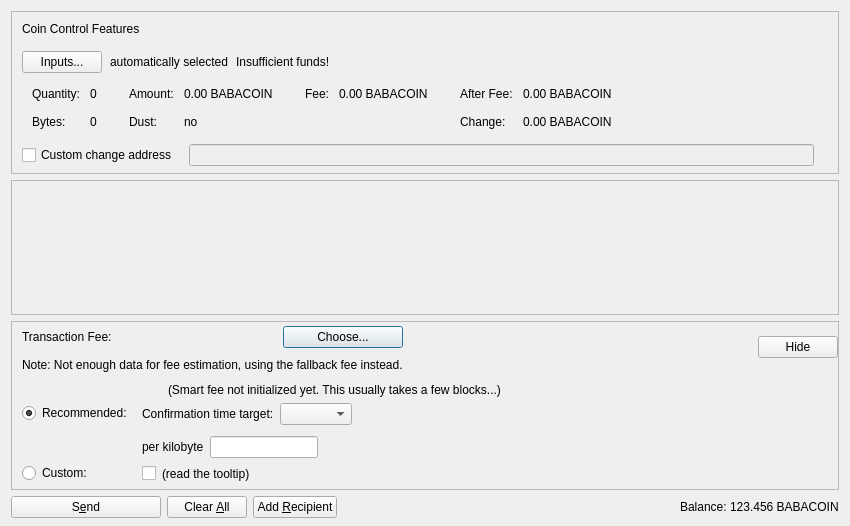
<?xml version="1.0" encoding="UTF-8"?>
<ui version="4.0">
 <class>SendCoinsDialog</class>
 <widget class="QDialog" name="SendCoinsDialog">
  <property name="geometry">
   <rect>
    <x>0</x>
    <y>0</y>
    <width>850</width>
    <height>526</height>
   </rect>
  </property>
  <property name="windowTitle">
   <string>Send Coins</string>
  </property>
  <layout class="QVBoxLayout" name="verticalLayout" stretch="0,1,0,0">
   <property name="bottomMargin">
    <number>8</number>
   </property>
   <item>
    <widget class="QFrame" name="frameCoinControl">
     <property name="sizePolicy">
      <sizepolicy hsizetype="Expanding" vsizetype="Expanding">
       <horstretch>0</horstretch>
       <verstretch>0</verstretch>
      </sizepolicy>
     </property>
     <property name="maximumSize">
      <size>
       <width>16777215</width>
       <height>16777215</height>
      </size>
     </property>
     <property name="frameShape">
      <enum>QFrame::StyledPanel</enum>
     </property>
     <property name="frameShadow">
      <enum>QFrame::Sunken</enum>
     </property>
     <layout class="QVBoxLayout" name="verticalLayoutCoinControl2">
      <property name="spacing">
       <number>0</number>
      </property>
      <property name="leftMargin">
       <number>0</number>
      </property>
      <property name="topMargin">
       <number>0</number>
      </property>
      <property name="rightMargin">
       <number>0</number>
      </property>
      <property name="bottomMargin">
       <number>6</number>
      </property>
      <item>
       <layout class="QVBoxLayout" name="verticalLayoutCoinControl" stretch="0,0,0,0,1">
        <property name="spacing">
         <number>0</number>
        </property>
        <property name="leftMargin">
         <number>10</number>
        </property>
        <property name="topMargin">
         <number>10</number>
        </property>
        <item>
         <layout class="QHBoxLayout" name="horizontalLayoutCoinControl1">
          <property name="bottomMargin">
           <number>15</number>
          </property>
          <item>
           <widget class="QLabel" name="labelCoinControlFeatures">
            <property name="sizePolicy">
             <sizepolicy hsizetype="Preferred" vsizetype="Maximum">
              <horstretch>0</horstretch>
              <verstretch>0</verstretch>
             </sizepolicy>
            </property>
            <property name="text">
             <string>Coin Control Features</string>
            </property>
           </widget>
          </item>
         </layout>
        </item>
        <item>
         <layout class="QHBoxLayout" name="horizontalLayoutCoinControl2" stretch="0,0,0,0">
          <property name="spacing">
           <number>8</number>
          </property>
          <property name="bottomMargin">
           <number>10</number>
          </property>
          <item>
           <widget class="QPushButton" name="pushButtonCoinControl">
            <property name="styleSheet">
             <string notr="true"/>
            </property>
            <property name="text">
             <string>Inputs...</string>
            </property>
            <property name="autoDefault">
             <bool>false</bool>
            </property>
           </widget>
          </item>
          <item>
           <widget class="QLabel" name="labelCoinControlAutomaticallySelected">
            <property name="text">
             <string>automatically selected</string>
            </property>
            <property name="margin">
             <number>5</number>
            </property>
           </widget>
          </item>
          <item>
           <widget class="QLabel" name="labelCoinControlInsuffFunds">
            <property name="text">
             <string>Insufficient funds!</string>
            </property>
            <property name="margin">
             <number>5</number>
            </property>
           </widget>
          </item>
          <item>
           <spacer name="horizontalSpacerCoinControl">
            <property name="orientation">
             <enum>Qt::Horizontal</enum>
            </property>
            <property name="sizeHint" stdset="0">
             <size>
              <width>40</width>
              <height>1</height>
             </size>
            </property>
           </spacer>
          </item>
         </layout>
        </item>
        <item>
         <widget class="QWidget" name="widgetCoinControl" native="true">
          <property name="sizePolicy">
           <sizepolicy hsizetype="Preferred" vsizetype="Preferred">
            <horstretch>0</horstretch>
            <verstretch>0</verstretch>
           </sizepolicy>
          </property>
          <property name="minimumSize">
           <size>
            <width>0</width>
            <height>0</height>
           </size>
          </property>
          <property name="styleSheet">
           <string notr="true"/>
          </property>
          <layout class="QHBoxLayout" name="horizontalLayoutCoinControl5">
           <property name="leftMargin">
            <number>0</number>
           </property>
           <property name="topMargin">
            <number>0</number>
           </property>
           <property name="rightMargin">
            <number>0</number>
           </property>
           <property name="bottomMargin">
            <number>0</number>
           </property>
           <item>
            <layout class="QHBoxLayout" name="horizontalLayoutCoinControl3" stretch="0,0,0,1">
             <property name="spacing">
              <number>20</number>
             </property>
             <property name="topMargin">
              <number>0</number>
             </property>
             <property name="bottomMargin">
              <number>10</number>
             </property>
             <item>
              <layout class="QFormLayout" name="formLayoutCoinControl1">
               <property name="horizontalSpacing">
                <number>10</number>
               </property>
               <property name="verticalSpacing">
                <number>14</number>
               </property>
               <property name="leftMargin">
                <number>10</number>
               </property>
               <property name="topMargin">
                <number>4</number>
               </property>
               <property name="rightMargin">
                <number>6</number>
               </property>
               <item row="0" column="0">
                <widget class="QLabel" name="labelCoinControlQuantityText">
                 <property name="text">
                  <string>Quantity:</string>
                 </property>
                 <property name="margin">
                  <number>0</number>
                 </property>
                </widget>
               </item>
               <item row="0" column="1">
                <widget class="QLabel" name="labelCoinControlQuantity">
                 <property name="cursor">
                  <cursorShape>IBeamCursor</cursorShape>
                 </property>
                 <property name="contextMenuPolicy">
                  <enum>Qt::ActionsContextMenu</enum>
                 </property>
                 <property name="text">
                  <string notr="true">0</string>
                 </property>
                 <property name="margin">
                  <number>0</number>
                 </property>
                 <property name="textInteractionFlags">
                  <set>Qt::LinksAccessibleByMouse|Qt::TextSelectableByKeyboard|Qt::TextSelectableByMouse</set>
                 </property>
                </widget>
               </item>
               <item row="1" column="0">
                <widget class="QLabel" name="labelCoinControlBytesText">
                 <property name="text">
                  <string>Bytes:</string>
                 </property>
                </widget>
               </item>
               <item row="1" column="1">
                <widget class="QLabel" name="labelCoinControlBytes">
                 <property name="cursor">
                  <cursorShape>IBeamCursor</cursorShape>
                 </property>
                 <property name="contextMenuPolicy">
                  <enum>Qt::ActionsContextMenu</enum>
                 </property>
                 <property name="text">
                  <string notr="true">0</string>
                 </property>
                 <property name="textInteractionFlags">
                  <set>Qt::LinksAccessibleByMouse|Qt::TextSelectableByKeyboard|Qt::TextSelectableByMouse</set>
                 </property>
                </widget>
               </item>
              </layout>
             </item>
             <item>
              <layout class="QFormLayout" name="formLayoutCoinControl2">
               <property name="horizontalSpacing">
                <number>10</number>
               </property>
               <property name="verticalSpacing">
                <number>14</number>
               </property>
               <property name="leftMargin">
                <number>6</number>
               </property>
               <property name="topMargin">
                <number>4</number>
               </property>
               <property name="rightMargin">
                <number>6</number>
               </property>
               <item row="0" column="0">
                <widget class="QLabel" name="labelCoinControlAmountText">
                 <property name="text">
                  <string>Amount:</string>
                 </property>
                 <property name="margin">
                  <number>0</number>
                 </property>
                </widget>
               </item>
               <item row="0" column="1">
                <widget class="QLabel" name="labelCoinControlAmount">
                 <property name="cursor">
                  <cursorShape>IBeamCursor</cursorShape>
                 </property>
                 <property name="contextMenuPolicy">
                  <enum>Qt::ActionsContextMenu</enum>
                 </property>
                 <property name="text">
                  <string notr="true">0.00 BABACOIN</string>
                 </property>
                 <property name="textInteractionFlags">
                  <set>Qt::LinksAccessibleByMouse|Qt::TextSelectableByKeyboard|Qt::TextSelectableByMouse</set>
                 </property>
                </widget>
               </item>
               <item row="1" column="0">
                <widget class="QLabel" name="labelCoinControlLowOutputText">
                 <property name="text">
                  <string>Dust:</string>
                 </property>
                </widget>
               </item>
               <item row="1" column="1">
                <widget class="QLabel" name="labelCoinControlLowOutput">
                 <property name="cursor">
                  <cursorShape>IBeamCursor</cursorShape>
                 </property>
                 <property name="contextMenuPolicy">
                  <enum>Qt::ActionsContextMenu</enum>
                 </property>
                 <property name="text">
                  <string notr="true">no</string>
                 </property>
                 <property name="textInteractionFlags">
                  <set>Qt::LinksAccessibleByMouse|Qt::TextSelectableByKeyboard|Qt::TextSelectableByMouse</set>
                 </property>
                </widget>
               </item>
              </layout>
             </item>
             <item>
              <layout class="QFormLayout" name="formLayoutCoinControl3">
               <property name="horizontalSpacing">
                <number>10</number>
               </property>
               <property name="verticalSpacing">
                <number>14</number>
               </property>
               <property name="leftMargin">
                <number>6</number>
               </property>
               <property name="topMargin">
                <number>4</number>
               </property>
               <property name="rightMargin">
                <number>6</number>
               </property>
               <item row="0" column="0">
                <widget class="QLabel" name="labelCoinControlFeeText">
                 <property name="text">
                  <string>Fee:</string>
                 </property>
                 <property name="margin">
                  <number>0</number>
                 </property>
                </widget>
               </item>
               <item row="0" column="1">
                <widget class="QLabel" name="labelCoinControlFee">
                 <property name="cursor">
                  <cursorShape>IBeamCursor</cursorShape>
                 </property>
                 <property name="contextMenuPolicy">
                  <enum>Qt::ActionsContextMenu</enum>
                 </property>
                 <property name="text">
                  <string notr="true">0.00 BABACOIN</string>
                 </property>
                 <property name="textInteractionFlags">
                  <set>Qt::LinksAccessibleByMouse|Qt::TextSelectableByKeyboard|Qt::TextSelectableByMouse</set>
                 </property>
                </widget>
               </item>
              </layout>
             </item>
             <item>
              <layout class="QFormLayout" name="formLayoutCoinControl4">
               <property name="horizontalSpacing">
                <number>10</number>
               </property>
               <property name="verticalSpacing">
                <number>14</number>
               </property>
               <property name="leftMargin">
                <number>6</number>
               </property>
               <property name="topMargin">
                <number>4</number>
               </property>
               <property name="rightMargin">
                <number>6</number>
               </property>
               <item row="0" column="0">
                <widget class="QLabel" name="labelCoinControlAfterFeeText">
                 <property name="text">
                  <string>After Fee:</string>
                 </property>
                 <property name="margin">
                  <number>0</number>
                 </property>
                </widget>
               </item>
               <item row="0" column="1">
                <widget class="QLabel" name="labelCoinControlAfterFee">
                 <property name="cursor">
                  <cursorShape>IBeamCursor</cursorShape>
                 </property>
                 <property name="contextMenuPolicy">
                  <enum>Qt::ActionsContextMenu</enum>
                 </property>
                 <property name="text">
                  <string notr="true">0.00 BABACOIN</string>
                 </property>
                 <property name="textInteractionFlags">
                  <set>Qt::LinksAccessibleByMouse|Qt::TextSelectableByKeyboard|Qt::TextSelectableByMouse</set>
                 </property>
                </widget>
               </item>
               <item row="1" column="0">
                <widget class="QLabel" name="labelCoinControlChangeText">
                 <property name="text">
                  <string>Change:</string>
                 </property>
                </widget>
               </item>
               <item row="1" column="1">
                <widget class="QLabel" name="labelCoinControlChange">
                 <property name="cursor">
                  <cursorShape>IBeamCursor</cursorShape>
                 </property>
                 <property name="contextMenuPolicy">
                  <enum>Qt::ActionsContextMenu</enum>
                 </property>
                 <property name="text">
                  <string notr="true">0.00 BABACOIN</string>
                 </property>
                 <property name="textInteractionFlags">
                  <set>Qt::LinksAccessibleByMouse|Qt::TextSelectableByKeyboard|Qt::TextSelectableByMouse</set>
                 </property>
                </widget>
               </item>
              </layout>
             </item>
            </layout>
           </item>
          </layout>
         </widget>
        </item>
        <item>
         <layout class="QHBoxLayout" name="horizontalLayoutCoinControl4" stretch="0,0,0">
          <property name="spacing">
           <number>12</number>
          </property>
          <property name="sizeConstraint">
           <enum>QLayout::SetDefaultConstraint</enum>
          </property>
          <property name="topMargin">
           <number>5</number>
          </property>
          <property name="rightMargin">
           <number>5</number>
          </property>
          <item>
           <widget class="QCheckBox" name="checkBoxCoinControlChange">
            <property name="toolTip">
             <string>If this is activated, but the change address is empty or invalid, change will be sent to a newly generated address.</string>
            </property>
            <property name="text">
             <string>Custom change address</string>
            </property>
           </widget>
          </item>
          <item>
           <widget class="QValidatedLineEdit" name="lineEditCoinControlChange">
            <property name="enabled">
             <bool>false</bool>
            </property>
            <property name="sizePolicy">
             <sizepolicy hsizetype="Expanding" vsizetype="Fixed">
              <horstretch>0</horstretch>
              <verstretch>0</verstretch>
             </sizepolicy>
            </property>
           </widget>
          </item>
          <item>
           <widget class="QLabel" name="labelCoinControlChangeLabel">
            <property name="sizePolicy">
             <sizepolicy hsizetype="Preferred" vsizetype="Expanding">
              <horstretch>0</horstretch>
              <verstretch>0</verstretch>
             </sizepolicy>
            </property>
            <property name="minimumSize">
             <size>
              <width>0</width>
              <height>0</height>
             </size>
            </property>
            <property name="text">
             <string/>
            </property>
            <property name="margin">
             <number>3</number>
            </property>
           </widget>
          </item>
         </layout>
        </item>
        <item>
         <spacer name="verticalSpacerCoinControl">
          <property name="orientation">
           <enum>Qt::Vertical</enum>
          </property>
          <property name="sizeHint" stdset="0">
           <size>
            <width>800</width>
            <height>1</height>
           </size>
          </property>
         </spacer>
        </item>
       </layout>
      </item>
     </layout>
    </widget>
   </item>
   <item>
    <widget class="QScrollArea" name="scrollArea">
     <property name="widgetResizable">
      <bool>true</bool>
     </property>
     <widget class="QWidget" name="scrollAreaWidgetContents">
      <property name="geometry">
       <rect>
        <x>0</x>
        <y>0</y>
        <width>830</width>
        <height>104</height>
       </rect>
      </property>
      <layout class="QVBoxLayout" name="verticalLayout_2" stretch="0,1">
       <property name="leftMargin">
        <number>0</number>
       </property>
       <property name="topMargin">
        <number>0</number>
       </property>
       <property name="rightMargin">
        <number>0</number>
       </property>
       <property name="bottomMargin">
        <number>0</number>
       </property>
       <item>
        <layout class="QVBoxLayout" name="entries">
         <property name="spacing">
          <number>6</number>
         </property>
        </layout>
       </item>
       <item>
        <spacer name="verticalSpacer">
         <property name="orientation">
          <enum>Qt::Vertical</enum>
         </property>
         <property name="sizeHint" stdset="0">
          <size>
           <width>20</width>
           <height>40</height>
          </size>
         </property>
        </spacer>
       </item>
      </layout>
     </widget>
    </widget>
   </item>
   <item>
    <widget class="QFrame" name="frameFee">
     <property name="sizePolicy">
      <sizepolicy hsizetype="Expanding" vsizetype="Expanding">
       <horstretch>0</horstretch>
       <verstretch>0</verstretch>
      </sizepolicy>
     </property>
     <property name="maximumSize">
      <size>
       <width>16777215</width>
       <height>16777215</height>
      </size>
     </property>
     <property name="frameShape">
      <enum>QFrame::StyledPanel</enum>
     </property>
     <property name="frameShadow">
      <enum>QFrame::Sunken</enum>
     </property>
     <layout class="QVBoxLayout" name="verticalLayoutFee1">
      <property name="spacing">
       <number>0</number>
      </property>
      <property name="leftMargin">
       <number>0</number>
      </property>
      <property name="topMargin">
       <number>0</number>
      </property>
      <property name="rightMargin">
       <number>0</number>
      </property>
      <property name="bottomMargin">
       <number>0</number>
      </property>
      <item>
       <layout class="QVBoxLayout" name="verticalLayoutFee2" stretch="0,0,0">
        <property name="spacing">
         <number>0</number>
        </property>
        <property name="leftMargin">
         <number>10</number>
        </property>
        <property name="topMargin">
         <number>0</number>
        </property>
        <item>
         <layout class="QHBoxLayout" name="horizontalLayoutFee1">
          <property name="bottomMargin">
           <number>0</number>
          </property>
          <item>
           <layout class="QVBoxLayout" name="verticalLayoutFee7">
            <property name="spacing">
             <number>0</number>
            </property>
            <item>
             <spacer name="verticalSpacerSmartFee">
              <property name="orientation">
               <enum>Qt::Vertical</enum>
              </property>
              <property name="sizeType">
               <enum>QSizePolicy::Fixed</enum>
              </property>
              <property name="sizeHint" stdset="0">
               <size>
                <width>1</width>
                <height>4</height>
               </size>
              </property>
             </spacer>
            </item>
            <item>
             <layout class="QHBoxLayout" name="horizontalLayoutSmartFee">
              <property name="spacing">
               <number>10</number>
              </property>
              <item>
               <widget class="QLabel" name="labelFeeHeadline">
                <property name="sizePolicy">
                 <sizepolicy hsizetype="Preferred" vsizetype="Maximum">
                  <horstretch>0</horstretch>
                  <verstretch>0</verstretch>
                 </sizepolicy>
                </property>
                <property name="text">
                 <string>Transaction Fee:</string>
                </property>
               </widget>
              </item>
              <item>
               <widget class="QLabel" name="labelFeeMinimized">
                <property name="text">
                 <string/>
                </property>
               </widget>
              </item>
              <item>
               <widget class="QPushButton" name="buttonChooseFee">
                <property name="text">
                 <string>Choose...</string>
                </property>
               </widget>
              </item>
             </layout>
            </item>
            <item>
             <spacer name="verticalSpacer_7">
              <property name="orientation">
               <enum>Qt::Vertical</enum>
              </property>
              <property name="sizeHint" stdset="0">
               <size>
                <width>1</width>
                <height>10</height>
               </size>
              </property>
             </spacer>
            </item>
            <item>
             <widget class="QLabel" name="fallbackFeeWarningLabel">
              <property name="toolTip">
               <string>Using the fallbackfee can result in sending a transaction that will take several hours or days (or never) to confirm. Consider choosing your fee manually or wait until you have validated the complete chain.</string>
              </property>
              <property name="text">
               <string>Note: Not enough data for fee estimation, using the fallback fee instead.</string>
              </property>
              <property name="wordWrap">
               <bool>false</bool>
              </property>
             </widget>
            </item>
            <item>
             <spacer name="verticalSpacer_5">
              <property name="orientation">
               <enum>Qt::Vertical</enum>
              </property>
              <property name="sizeHint" stdset="0">
               <size>
                <width>1</width>
                <height>1</height>
               </size>
              </property>
             </spacer>
            </item>
           </layout>
          </item>
          <item>
           <spacer name="horizontalSpacer_4">
            <property name="orientation">
             <enum>Qt::Horizontal</enum>
            </property>
            <property name="sizeHint" stdset="0">
             <size>
              <width>1</width>
              <height>1</height>
             </size>
            </property>
           </spacer>
          </item>
          <item>
           <widget class="QPushButton" name="buttonMinimizeFee">
            <property name="toolTip">
             <string>collapse fee-settings</string>
            </property>
            <property name="text">
             <string>Hide</string>
            </property>
           </widget>
          </item>
         </layout>
        </item>
        <item>
         <widget class="QFrame" name="frameFeeSelection">
          <layout class="QVBoxLayout" name="verticalLayoutFee12">
           <property name="spacing">
            <number>0</number>
           </property>
           <property name="leftMargin">
            <number>0</number>
           </property>
           <property name="topMargin">
            <number>0</number>
           </property>
           <property name="rightMargin">
            <number>0</number>
           </property>
           <property name="bottomMargin">
            <number>0</number>
           </property>
           <item>
            <layout class="QGridLayout" name="gridLayoutFee">
             <property name="topMargin">
              <number>10</number>
             </property>
             <property name="bottomMargin">
              <number>4</number>
             </property>
             <property name="horizontalSpacing">
              <number>10</number>
             </property>
             <property name="verticalSpacing">
              <number>4</number>
             </property>
             <item row="1" column="1">
              <layout class="QVBoxLayout" name="verticalLayoutFee8">
               <property name="spacing">
                <number>6</number>
               </property>
               <property name="topMargin">
                <number>3</number>
               </property>
               <item>
                <layout class="QHBoxLayout" name="horizontalLayoutFee13" stretch="0,0,1">
                 <item>
                  <widget class="QLabel" name="labelCustomPerKilobyte">
                   <property name="toolTip">
                    <string>If the custom fee is set to 1000 ruffs and the transaction is only 250 bytes, then &quot;per kilobyte&quot; only pays 250 ruffs in fee,&lt;br /&gt;while &quot;at least&quot; pays 1000 ruffs. For transactions bigger than a kilobyte both pay by kilobyte.</string>
                   </property>
                   <property name="text">
                    <string>per kilobyte</string>
                   </property>
                  </widget>
                 </item>
                 <item>
                  <widget class="BitcoinAmountField" name="customFee"/>
                 </item>
                 <item>
                  <spacer name="horizontalSpacer_6">
                   <property name="orientation">
                    <enum>Qt::Horizontal</enum>
                   </property>
                   <property name="sizeHint" stdset="0">
                    <size>
                     <width>1</width>
                     <height>1</height>
                    </size>
                   </property>
                  </spacer>
                 </item>
                </layout>
               </item>
               <item>
                <layout class="QHBoxLayout" name="horizontalLayoutFee8">
                 <item>
                  <widget class="QCheckBox" name="checkBoxMinimumFee">
                   <property name="toolTip">
                    <string>Paying only the minimum fee is just fine as long as there is less transaction volume than space in the blocks.&lt;br /&gt;But be aware that this can end up in a never confirming transaction once there is more demand for babacoin transactions than the network can process.</string>
                   </property>
                   <property name="text">
                    <string/>
                   </property>
                  </widget>
                 </item>
                 <item>
                  <widget class="QLabel" name="labelMinFeeWarning">
                   <property name="enabled">
                    <bool>true</bool>
                   </property>
                   <property name="toolTip">
                    <string>Paying only the minimum fee is just fine as long as there is less transaction volume than space in the blocks.&lt;br /&gt;But be aware that this can end up in a never confirming transaction once there is more demand for babacoin transactions than the network can process.</string>
                   </property>
                   <property name="text">
                    <string>(read the tooltip)</string>
                   </property>
                   <property name="margin">
                    <number>5</number>
                   </property>
                  </widget>
                 </item>
                 <item>
                  <spacer name="horizontalSpacer_2">
                   <property name="orientation">
                    <enum>Qt::Horizontal</enum>
                   </property>
                   <property name="sizeHint" stdset="0">
                    <size>
                     <width>1</width>
                     <height>1</height>
                    </size>
                   </property>
                  </spacer>
                 </item>
                </layout>
               </item>
              </layout>
             </item>
             <item row="0" column="0">
              <layout class="QVBoxLayout" name="verticalLayoutFee4" stretch="0,1">
               <property name="topMargin">
                <number>20</number>
               </property>
               <property name="bottomMargin">
                <number>3</number>
               </property>
               <item>
                <widget class="QRadioButton" name="radioSmartFee">
                 <property name="text">
                  <string>Recommended:</string>
                 </property>
                 <property name="checked">
                  <bool>true</bool>
                 </property>
                 <attribute name="buttonGroup">
                  <string notr="true">groupFee</string>
                 </attribute>
                </widget>
               </item>
               <item>
                <spacer name="verticalSpacer_2">
                 <property name="orientation">
                  <enum>Qt::Vertical</enum>
                 </property>
                 <property name="sizeHint" stdset="0">
                  <size>
                   <width>1</width>
                   <height>1</height>
                  </size>
                 </property>
                </spacer>
               </item>
              </layout>
             </item>
             <item row="1" column="0">
              <layout class="QVBoxLayout" name="verticalLayoutFee9" stretch="0,1">
               <property name="topMargin">
                <number>30</number>
               </property>
               <item>
                <widget class="QRadioButton" name="radioCustomFee">
                 <property name="text">
                  <string>Custom:</string>
                 </property>
                 <attribute name="buttonGroup">
                  <string notr="true">groupFee</string>
                 </attribute>
                </widget>
               </item>
               <item>
                <spacer name="verticalSpacer_6">
                 <property name="orientation">
                  <enum>Qt::Vertical</enum>
                 </property>
                 <property name="sizeHint" stdset="0">
                  <size>
                   <width>1</width>
                   <height>1</height>
                  </size>
                 </property>
                </spacer>
               </item>
              </layout>
             </item>
             <item row="0" column="1">
              <layout class="QVBoxLayout" name="verticalLayoutFee3" stretch="0,0,1">
               <property name="spacing">
                <number>6</number>
               </property>
               <property name="topMargin">
                <number>0</number>
               </property>
               <property name="bottomMargin">
                <number>3</number>
               </property>
               <item>
                <layout class="QHBoxLayout" name="horizontalLayoutFee12">
                 <item>
                  <widget class="QLabel" name="labelSmartFee">
                   <property name="text">
                    <string/>
                   </property>
                   <property name="margin">
                    <number>2</number>
                   </property>
                  </widget>
                 </item>
                 <item>
                  <widget class="QLabel" name="labelFeeEstimation">
                   <property name="text">
                    <string/>
                   </property>
                  </widget>
                 </item>
                 <item>
                  <widget class="QLabel" name="labelSmartFee2">
                   <property name="text">
                    <string>(Smart fee not initialized yet. This usually takes a few blocks...)</string>
                   </property>
                   <property name="margin">
                    <number>2</number>
                   </property>
                  </widget>
                 </item>
                 <item>
                  <spacer name="horizontalSpacer_5">
                   <property name="orientation">
                    <enum>Qt::Horizontal</enum>
                   </property>
                   <property name="sizeHint" stdset="0">
                    <size>
                     <width>1</width>
                     <height>1</height>
                    </size>
                   </property>
                  </spacer>
                 </item>
                </layout>
               </item>
               <item>
                <layout class="QHBoxLayout" name="horizontalLayoutFee9">
                 <item>
                  <layout class="QVBoxLayout" name="verticalLayoutFee6">
                   <item>
                    <widget class="QLabel" name="labelSmartFee3">
                     <property name="text">
                      <string>Confirmation time target:</string>
                     </property>
                     <property name="margin">
                      <number>2</number>
                     </property>
                    </widget>
                   </item>
                  </layout>
                 </item>
                 <item>
                  <layout class="QVBoxLayout" name="verticalLayoutFee5">
                   <property name="rightMargin">
                    <number>30</number>
                   </property>
                   <item>
                    <layout class="QHBoxLayout" name="horizontalLayoutConfTarget">
                     <property name="bottomMargin">
                      <number>0</number>
                     </property>
                     <item>
                      <widget class="QComboBox" name="confTargetSelector"/>
                     </item>
                     <item>
                      <spacer name="horizontalSpacerConfTarget">
                       <property name="orientation">
                        <enum>Qt::Horizontal</enum>
                       </property>
                       <property name="sizeHint" stdset="0">
                        <size>
                         <width>40</width>
                         <height>20</height>
                        </size>
                       </property>
                      </spacer>
                     </item>
                    </layout>
                   </item>
                  </layout>
                 </item>
                </layout>
               </item>
               <item>
                <spacer name="verticalSpacer_4">
                 <property name="orientation">
                  <enum>Qt::Vertical</enum>
                 </property>
                 <property name="sizeHint" stdset="0">
                  <size>
                   <width>1</width>
                   <height>1</height>
                  </size>
                 </property>
                </spacer>
               </item>
              </layout>
             </item>
            </layout>
           </item>
          </layout>
         </widget>
        </item>
        <item>
         <spacer name="verticalSpacerFee">
          <property name="orientation">
           <enum>Qt::Vertical</enum>
          </property>
          <property name="sizeHint" stdset="0">
           <size>
            <width>800</width>
            <height>1</height>
           </size>
          </property>
         </spacer>
        </item>
       </layout>
      </item>
     </layout>
    </widget>
   </item>
   <item>
    <layout class="QHBoxLayout" name="horizontalLayout">
     <item>
      <widget class="QPushButton" name="sendButton">
       <property name="minimumSize">
        <size>
         <width>150</width>
         <height>0</height>
        </size>
       </property>
       <property name="toolTip">
        <string>Confirm the send action</string>
       </property>
       <property name="text">
        <string>S&amp;end</string>
       </property>
       <property name="autoDefault">
        <bool>false</bool>
       </property>
       <property name="default">
        <bool>false</bool>
       </property>
      </widget>
     </item>
     <item>
      <widget class="QPushButton" name="clearButton">
       <property name="sizePolicy">
        <sizepolicy hsizetype="Minimum" vsizetype="Fixed">
         <horstretch>0</horstretch>
         <verstretch>0</verstretch>
        </sizepolicy>
       </property>
       <property name="toolTip">
        <string>Clear all fields of the form.</string>
       </property>
       <property name="text">
        <string>Clear &amp;All</string>
       </property>
       <property name="autoDefault">
        <bool>false</bool>
       </property>
      </widget>
     </item>
     <item>
      <widget class="QPushButton" name="addButton">
       <property name="toolTip">
        <string>Send to multiple recipients at once</string>
       </property>
       <property name="text">
        <string>Add &amp;Recipient</string>
       </property>
       <property name="autoDefault">
        <bool>false</bool>
       </property>
      </widget>
     </item>
     <item>
      <spacer name="horizontalSpacer">
       <property name="orientation">
        <enum>Qt::Horizontal</enum>
       </property>
       <property name="sizeHint" stdset="0">
        <size>
         <width>40</width>
         <height>20</height>
        </size>
       </property>
      </spacer>
     </item>
     <item>
      <layout class="QHBoxLayout" name="horizontalLayout_2">
       <property name="spacing">
        <number>3</number>
       </property>
       <item>
        <widget class="QLabel" name="labelBalanceText">
         <property name="text">
          <string>Balance:</string>
         </property>
        </widget>
       </item>
       <item>
        <widget class="QLabel" name="labelBalance">
         <property name="sizePolicy">
          <sizepolicy hsizetype="Preferred" vsizetype="Preferred">
           <horstretch>0</horstretch>
           <verstretch>0</verstretch>
          </sizepolicy>
         </property>
         <property name="cursor">
          <cursorShape>IBeamCursor</cursorShape>
         </property>
         <property name="text">
          <string notr="true">123.456 BABACOIN</string>
         </property>
         <property name="textInteractionFlags">
          <set>Qt::LinksAccessibleByMouse|Qt::TextSelectableByKeyboard|Qt::TextSelectableByMouse</set>
         </property>
        </widget>
       </item>
      </layout>
     </item>
    </layout>
   </item>
  </layout>
 </widget>
 <customwidgets>
  <customwidget>
   <class>QValidatedLineEdit</class>
   <extends>QLineEdit</extends>
   <header>qt/qvalidatedlineedit.h</header>
  </customwidget>
  <customwidget>
   <class>BitcoinAmountField</class>
   <extends>QLineEdit</extends>
   <header>qt/bitcoinamountfield.h</header>
   <container>1</container>
  </customwidget>
 </customwidgets>
 <resources>
  <include location="../babacoin.qrc"/>
 </resources>
 <connections/>
 <buttongroups>
  <buttongroup name="groupFee"/>
 </buttongroups>
</ui>
